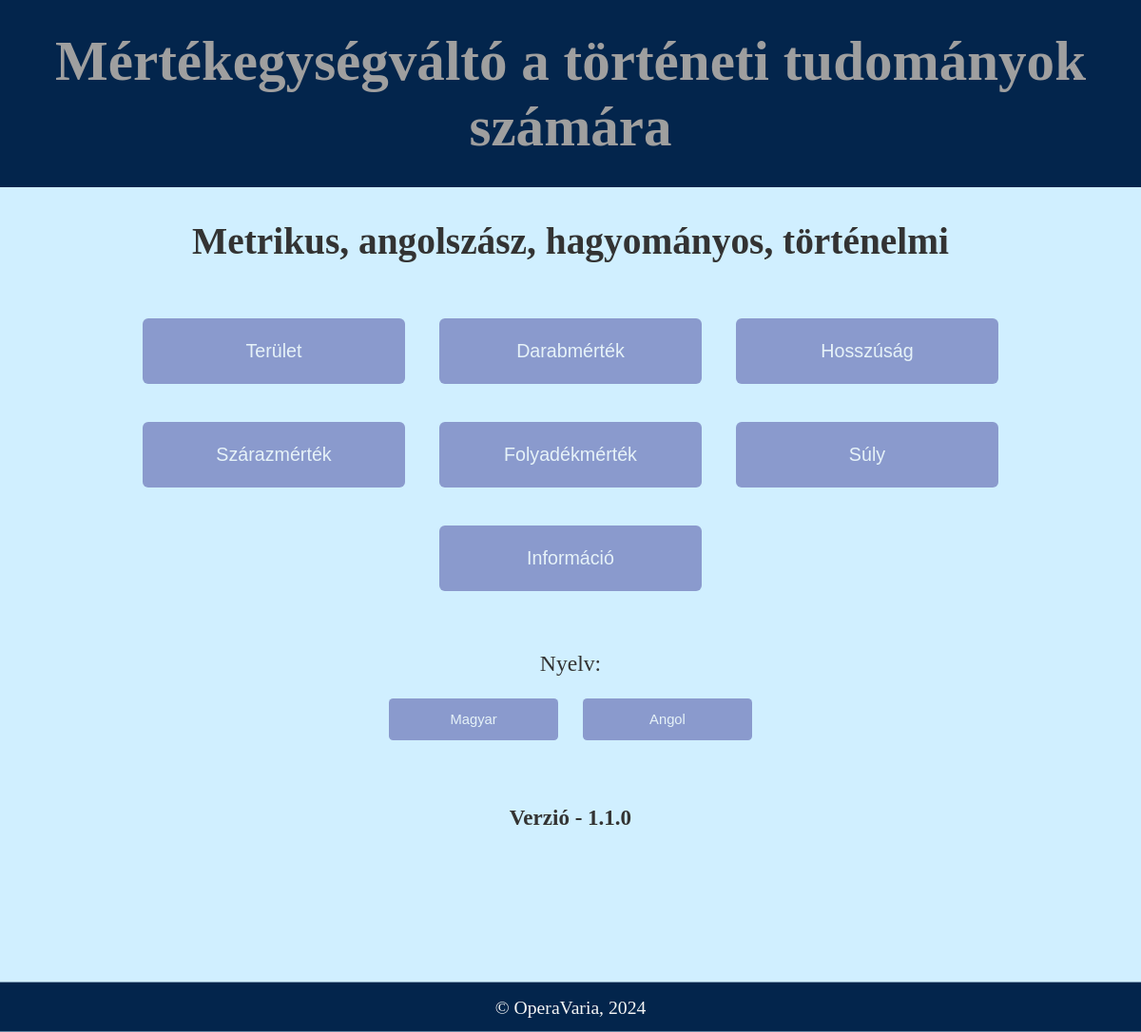
The page / on the database its author committed.
### tables this page shows
CREATE TABLE "cat_list" (
	"cat_raw"	TEXT NOT NULL UNIQUE,
	"cat_eng"	TEXT NOT NULL,
	"cat_hun"	TEXT NOT NULL,
	PRIMARY KEY("cat_raw")
);

### ucw_flask_app.py (the view)
@app.route("/")
def index():
    locale = get_locale()
    cat_dict = cat_dict_setup(locale)
    return render_template("index.html", locale=locale,
                           cat_dict=cat_dict, version=__version__)

### py_backend/fetch_functions.py (called while the page is built)
def fetch_dict(command, param):
    value_dict = {}
    con = sqlite3.connect("database/unit_database.db")
    cur = con.cursor()
    for key, value in cur.execute(command, param):
        value_dict[key] = value
    con.close()
    return value_dict

### py_backend/setup_functions.py (called while the page is built)
def cat_dict_setup(locale):
    if locale == "hu":
        command = "SELECT cat_raw, cat_hun FROM cat_list"
    elif locale == "en":
        command = "SELECT cat_raw, cat_eng FROM cat_list"
    param = ()
    cat_dict = fetch_dict(command, param)
    cat_dict = {key: str.capitalize(cat_dict[key]) for key in cat_dict}
    return cat_dict

### ucw_flask_app.py (called while the page is built)
def get_locale():
    if "locale" in session:
        locale = session["locale"]
    else:
        loc_best = request.accept_languages.best_match(app.config['LANGUAGES'].keys())
        if loc_best is None:
            locale = app.config.get("BABEL_DEFAULT_LOCALE")
        else:
            locale = loc_best
    return locale

### templates/index.html
{% extends "base.html" %}
{% block body %}
<div class="container horizontal">
  <div class="item title">
    <h1>{{ _("Metrikus, angolszász, hagyományos, történelmi") }}</h1>
  </div>
  {% for raw, gui in cat_dict.items() %}
  <div class="item one-third">
    <button class="normal" onclick="loadPage('{{raw}}');">{{gui}}</button>
  </div>
  {% endfor %}
  <div class="item full-wide">
    <button class="normal" onclick="loadPage('/about');">{{ _("Információ") }}</button>
  </div>
  <div class="item full-wide">
    <form action="{{ url_for('receive_post') }}" method="post">
      <div class="item">
        <h2 class="label">{{ _("Nyelv") }}:</h2>
      </div>
      <div class="container horizontal">
        <button class="small" name="locale-btn" type="submit" value="hu">{{ _("Magyar") }}</button>
        <button class="small" name="locale-btn" type="submit" value="en">{{ _("Angol") }}</button>
      </div>
    </form>
  </div>
  <span class="spacer-small"></span>
  <div class="item full-wide">
    <h3> {{ _("Verzió") }} - {{version}}</h3>
  </div>
  <span class="spacer-large"></span>
</div>
{% endblock body %}
{% block footer %}
<p class="footer-text">&copy; OperaVaria,&#160;<span id="year-location"></span></p>
{% endblock footer %}

### static/css/style.css (style rules this page uses)
html { color: #333333; font-family: Georgia, serif; font-size: calc(15px + 0.390625vw); text-align: center; }
body { background-attachment: fixed; background-color: #d0efff; background-position: top left; background-repeat: no-repeat; }
* { box-sizing: border-box; margin: 0; padding: 0; }
.container { align-content: center; align-items: center; display: flex; justify-content: center; }
.horizontal { flex-flow: row wrap; gap: 1vh 1vw; }
.item { padding: 2vh 1vw; }
.title { flex-basis: 100%; margin: 1.5vw; max-width: 80vw; }
.one-third { flex-basis: 25%; }
.full-wide { flex-basis: 100%; }
.footer-text { font-size: 1em; padding: 0.75em; }
.label { font-size: 1.2em; margin: 0.3em; font-weight: normal; }
button { background-color: #5d63ac; border-radius: 0.3em; border: none; color: #f5f5f5; cursor: pointer; opacity: 0.6; text-align: center; transition: 0.4s; }
button.small { font-size: 0.75em; height: 3em; margin: 0 0.5em; width: 12em; }
button.normal { font-size: 1em; height: 3.5em; width: 14em; }
.spacer-small { flex-basis: 100%; height: 1em; }
.spacer-large { flex-basis: 100%; height: 17vh; }

### rows shown on the page
cat_list: cat_hun "Terület"
cat_list: cat_hun "Darabmérték"
cat_list: cat_hun "Hosszúság"
cat_list: cat_hun "Szárazmérték"
cat_list: cat_hun "Folyadékmérték"
cat_list: cat_hun "Súly"

### other values the page prints
{{ version }} "1.1.0"
